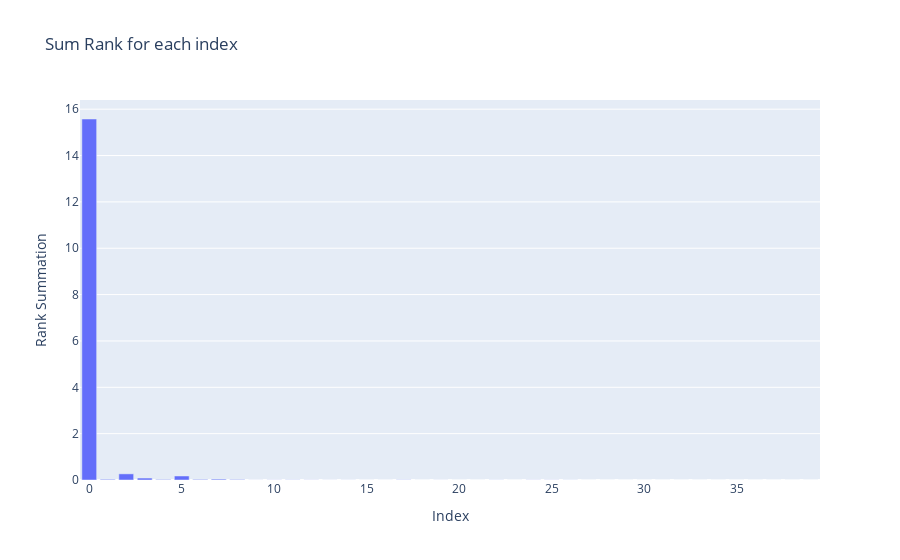

Write notebook code for a chart like this one.
### Code cell
summed_array = np.mean(stacked_array_pad_zero, axis=0)
fig = go.Figure(data=go.Bar(x=np.arange(len(summed_array)), y=summed_array))
fig.update_layout(title='Sum Rank for each index', xaxis_title='Index', yaxis_title='Rank Average')
fig.show()

### Figure 1 — Plotly figure (JSON) as saved in the notebook; plotly's stock layout.template omitted (floating-point values rounded to 4 significant figures)
{"data": [{"type": "bar", "x": [0, 1, 2, 3, 4, 5, 6, 7, 8, 9, 10, 11, 12, 13, 14, 15, 16, 17, 18, 19, 20, 21, 22, 23, 24, 25, 26, 27, 28, 29, 30, 31, 32, 33, 34, 35, 36, 37, 38, 39], "y": [15.58, 0.02885, 0.2649, 0.08365, 0.02163, 0.1731, 0.02452, 0.0375, 0.02067, 0.001923, 0.004808, 0.006731, 0.004808, 0.001923, 0.002404, 0.001442, 0.0004808, 0.008173, 0, 0.001923, 0, 0, 0.003846, 0, 0.004808, 0.004808, 0.002885, 0, 0, 0, 0, 0, 0, 0, 0, 0, 0, 0, 0, 0]}], "layout": {"title": {"text": "Sum Rank for each index"}, "xaxis": {"title": {"text": "Index"}}, "yaxis": {"title": {"text": "Rank Summation"}}}}
